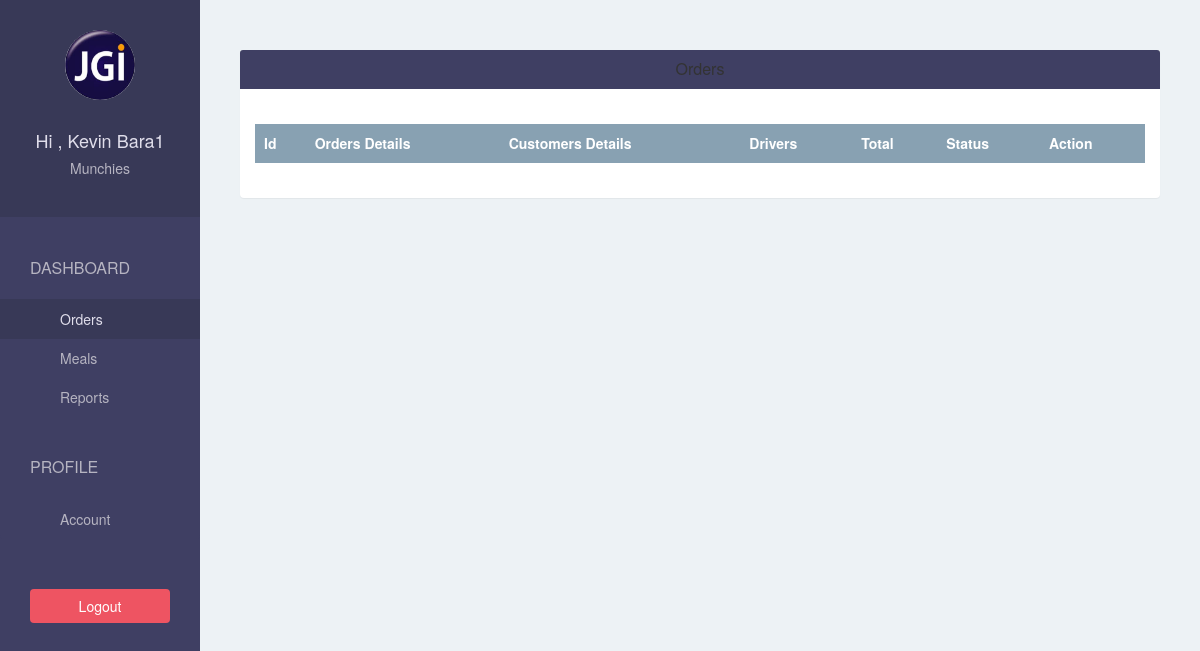
The page /restaurant/order/ (signed in) on the database as committed earlier.
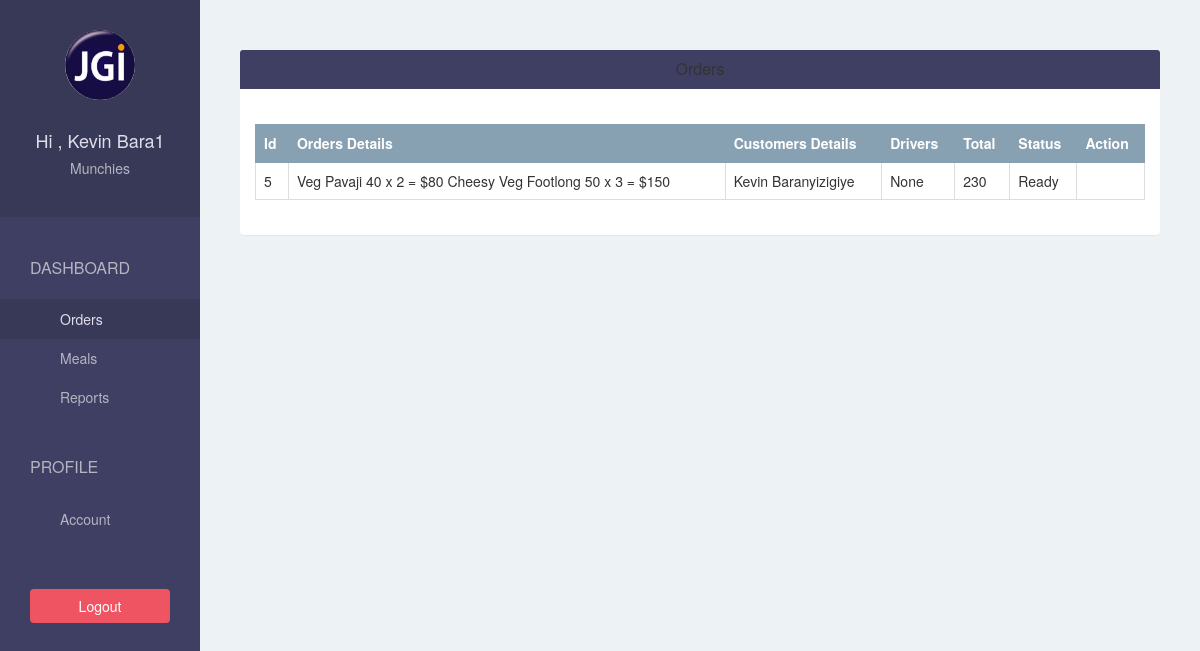
The same page on the database as committed later.
### foodtaskerapp/models.py (models this page shows, shortened)
class Restaurant(models.Model):
    user  = models.OneToOneField(User, on_delete = models.CASCADE, related_name = 'restaurant')
    name = models.CharField(max_length = 500)
    phone = models.CharField(max_length = 500)
    address = models.CharField(max_length = 500)
    logo = models.ImageField(upload_to='restaurant_logo', blank=False)

class Order(models.Model):
    COOKING = 1
    READY = 2
    ONTHEWAY = 3
    DELIVERED = 4
    STATUS_CHOICES = (
        (COOKING ,"Cooking"),
        (READY,"Ready"),
        (ONTHEWAY,"On the way"),
        (DELIVERED, "Delivered"),
        )
    customer = models.ForeignKey(Customer)
    restaurant = models.ForeignKey(Restaurant)
    driver = models.ForeignKey(Driver,blank = True, null = True)
    address = models.CharField(max_length= 500)
    total = models.IntegerField()
    status = models.IntegerField(choices = STATUS_CHOICES)
    created_at = models.DateTimeField(default = timezone.now)
    picked_at = models.DateTimeField(blank = True, null = True)

class OrderDetails(models.Model):
    order = models.ForeignKey(Order, related_name='order_details')
    meal = models.ForeignKey(Meal)
    quantity = models.IntegerField()
    sub_total = models.IntegerField()

class Meal(models.Model):
    restaurant = models.ForeignKey(Restaurant)
    name = models.CharField(max_length=500)
    short_description = models.CharField(max_length = 500)
    image = models.ImageField(upload_to='meal_images/',blank= False)
    price = models.IntegerField(default = 0)

class Customer(models.Model):
    user = models.OneToOneField(User, on_delete = models.CASCADE , related_name = 'customer')
    avatar = models.CharField(max_length= 500)
    phone = models.CharField(max_length= 500)
    address = models.CharField(max_length= 500)
    def __str__(self):
        return self.user.get_full_name()      #django function used to pull the fullname

### foodtaskerapp/views.py (the view)
# urls.py: url(r'^restaurant/order/$', views.restaurant_order , name = 'restaurant-order'),
@login_required(login_url = '/restaurant/sign-in/')  #if not logged in redirect to sign-in page
def restaurant_order(request):
    if request.method == "POST":
        order = Order.objects.get(id = request.POST["id"], restaurant = request.user.restaurant)
        if order.status == Order.COOKING:
            order.status = Order.READY
            order.save()
    orders = Order.objects.filter(restaurant = request.user.restaurant).order_by("-id")
    return render(request, 'restaurant/order.html',{"orders": orders})

### foodtaskerapp/templates/restaurant/order.html (shortened to what this page needs)
{% extends 'restaurant/base.html' %}
{% block page %}
<div class="panel">
    <div class="panel-heading bg-blue">
      <h4 class="panel-title text-center text white">Orders</h4>
    </div>
    <div class="panel-body">
      <br/>
    <table class="table table-bordered table-hover table striped">
      <thead>
        <tr class="bg-gray text-white">
          <th>Id</th>
          <th>Orders Details</th>
          <th>Customers Details</th>
          <th>Drivers</th>
          <th>Total</th>
          <th>Status</th>
          <th>Action</th>
        </tr>
      </thead>
      <tbody>
            {% for order in orders %}
                <tr>
                    <td scope ="raw">{{ order.id}}</td>
                    <td>
                      {% for od in order.order_details.all %}
                        {{ od.meal.name }} {{ od.meal.price }} x {{ od.quantity }} = ${{ od.sub_total }}
                      {% endfor %}
                    </td>
                    <td>{{ order.customer }}</td>
                    <td>{{ order.driver }}</td>
                    <td>{{ order.total }}</td>
                    <td>{{ order.get_status_display }}</td>
                    <td>
                    </td>
                </tr>
            {% endfor %}
     </tbody>
    </table>
  </div>
</div>
{% endblock %}

### foodtaskerapp/templates/restaurant/base.html (shortened to what this page needs)
{% extends 'base.html' %}
{% block sidebar %}
  {% url 'restaurant-order' as restaurant_order_url %}
  {% url 'restaurant-meal' as restaurant_meal_url %}
  {% url 'restaurant-report' as restaurant_report_url %}
  {% url 'restaurant-account' as restaurant_account_url %}
    <div class="text-center">
      <img class="img-circle" src="{{  MEDIA_URL }}{{ request.user.restaurant.logo }}" width="70" height="70"/>
      <br/>
      <br/>
      <h4>Hi , {{ request.user.get_full_name }}</h4>
      <h5>{{ request.user.restaurant.name }}</h5>
    </div>
    <div class="list-group">
      <span class="text-uppercase">Dashboard</span>
          <a href ="{% url 'restaurant-order' %}"
            class="list-group-item{% if request.path == restaurant_order_url %} active {% endif %}">
             Orders
            </a>
          <a href ="{% url 'restaurant-meal' %}"
            class="list-group-item{% if request.path == restaurant_meal_url %} active {% endif %}"> Meals </a>
          <a href ="{% url 'restaurant-report' %}"
            class="list-group-item{% if request.path == restaurant_report_url %} active {% endif %}"> Reports </a>
          <span class="text-uppercase">Profile</span>
          <a href ="{% url 'restaurant-account' %}"
            class="list-group-item{% if request.path == restaurant_account_url %} active {% endif %}"> Account </a>
    </div>
    <div class="text-center">
      <a href="{% url 'restaurant-sign-out' %}?next={{ request.path }}" class ="btn btn-pink">Logout</a>
    </div>
{% endblock %}

### foodtaskerapp/templates/base.html (shortened to what this page needs)
{% load staticfiles %}
<!DOCTYPE html>
<html lang="en">
<head>
  <link rel="stylesheet" href="{% static 'css/bootstrap.min.css' %}">
  <link rel="stylesheet" href="{% static 'css/style.css' %}">
</head>
<body>
      <div class="container-fluid">
        <div class="row">
          <div class="col-lg-2 col-md-2 col-sm-2 sidebar">
              {% block sidebar %}{% endblock %}
          </div>
          <div class="col-lg-10 col-lg-offset-2 col-md-10 col-md-offset-2 col-sm-10 col-sm-offset-2 content">
              {% block page %}{% endblock %}
          </div>
        </div>
      </div>
</body>
</html>

### foodtaskerapp/static/css/style.css (style rules this page uses)
body { padding-top: 50px; background-color: #EDF2F5; overflow: auto; }
.bg-blue { background-color: #3F3F63; }
.bg-gray { background-color: #88A1B2; }
.text-white { color: white; }
.btn-pink { color: white; background-color: #EE5462; }
.sidebar { height: 100vh; position: fixed; top: 0; left: 0; padding: 0; background-color: #3F3F63; overflow: auto; }
.sidebar > div:first-child { padding: 30px 10px; font-weight: bold; font-size: 15px; background-color: #383957; }
.sidebar > div:first-child > h4 { color: #e0deeb; }
.sidebar > div:first-child > h5 { color : #b6b4c1 }
.sidebar .list-group { padding: 0; background-color: #3F3F63; }
.sidebar .list-group > span { color: #b6b4c1; display: block; margin-top: 20px; padding: 20px 30px; font-size: 16px; font-weight: 300; }
.sidebar .list-group .list-group-item, .sidebar .list-group .list-group-item:focus { background-color: #3F3F63; color: #b6b4c1; border: 0; padding-right: 30px; padding-left: 60px; }
.sidebar .list-group .list-group-item.active, .sidebar .list-group .list-group-item:hover { background-color: #383957; color: #e0deeb; }
.sidebar > div:last-child { padding: 30px; }
.sidebar >div:last-child .btn { width: 100%; }
.content { padding: 0 40px; }
.content .panel { border:none; }
.table > thead > tr > th, .table > thead > tr > td { vertical-align: middle; }
.table, .table > thead > tr >th { border-color: #88A1B2; }

Rows that differ between the two databases and show on the page:
added Order: id "5", customer "Kevin Baranyizigiye", driver "None", total "230", status "Ready"
added OrderDetails: meal.name "Veg Pavaji", meal.price "40", quantity "2", sub_total "80"
added OrderDetails: meal.name "Cheesy Veg Footlong", meal.price "50", quantity "3", sub_total "150"
